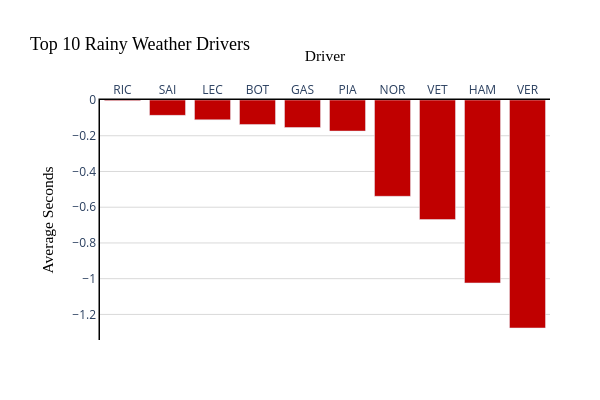

This figure's notebook cell:
### Code cell
# Select top performers
top_10_rain_pace_drivers = weather_performance.sort_values('AvgRainDiff').head(10)
top_10_rain_pace_drivers = top_10_rain_pace_drivers.sort_values('AvgRainDiff', ascending=False)

fig = px.bar(
    top_10_rain_pace_drivers,
    x='Driver',
    y='AvgRainDiff',
    orientation='v',
    hover_data=['RainLapCount', 'DryLapCount'],
    color_discrete_sequence=["#C00000"]
)

fig.update_layout(
    xaxis_title={"text": "Driver", "font": {"size": 15.5, "family": "Calibri", "color": "#000"}},
    yaxis_title={"text": "Average Seconds", "font": {"size": 15.5, "family": "Calibri", "color": "#000"}},
    title={"text": "Top 10 Rainy Weather Drivers", "font": {"size": 18, "family": "Calibri Black", "color": "#000"}},
    plot_bgcolor="#FFF",
    margin=dict(t=100, l=100, r=50, b=60),
    width=600,
    height=400
)

fig.update_xaxes(showline=True, linecolor="#000", linewidth=1.5, side="top")
fig.update_yaxes(showline=True, linecolor="#000", linewidth=1.5, gridcolor="#d9d9d9")
fig.show()

### Figure 1 — Plotly figure (JSON) as saved in the notebook; plotly's stock layout.template omitted (floating-point values rounded to 4 significant figures)
{"data": [{"customdata": [[219, 5643], [276, 7490], [236, 7413], [296, 6554], [236, 7386], [93, 3311], [228, 7068], [207, 4405], [308, 7920], [318, 7689]], "hovertemplate": "Driver=%{x}<br>AvgRainDiff=%{y}<br>RainLapCount=%{customdata[0]}<br>DryLapCount=%{customdata[1]}<extra></extra>", "legendgroup": "", "marker": {"color": "#C00000", "pattern": {"shape": ""}}, "name": "", "orientation": "v", "showlegend": false, "textposition": "auto", "type": "bar", "x": ["RIC", "SAI", "LEC", "BOT", "GAS", "PIA", "NOR", "VET", "HAM", "VER"], "xaxis": "x", "y": [-0.004, -0.086, -0.111, -0.137, -0.154, -0.174, -0.539, -0.669, -1.024, -1.276], "yaxis": "y"}], "layout": {"barmode": "relative", "height": 400, "legend": {"tracegroupgap": 0}, "margin": {"b": 60, "l": 100, "r": 50, "t": 100}, "plot_bgcolor": "#FFF", "title": {"font": {"color": "#000", "family": "Calibri Black", "size": 18}, "text": "Top 10 Rainy Weather Drivers"}, "width": 600, "xaxis": {"anchor": "y", "domain": [0, 1], "linecolor": "#000", "linewidth": 1.5, "showline": true, "side": "top", "title": {"font": {"color": "#000", "family": "Calibri", "size": 15.5}, "text": "Driver"}}, "yaxis": {"anchor": "x", "domain": [0, 1], "gridcolor": "#d9d9d9", "linecolor": "#000", "linewidth": 1.5, "showline": true, "title": {"font": {"color": "#000", "family": "Calibri", "size": 15.5}, "text": "Average Seconds"}}}}
